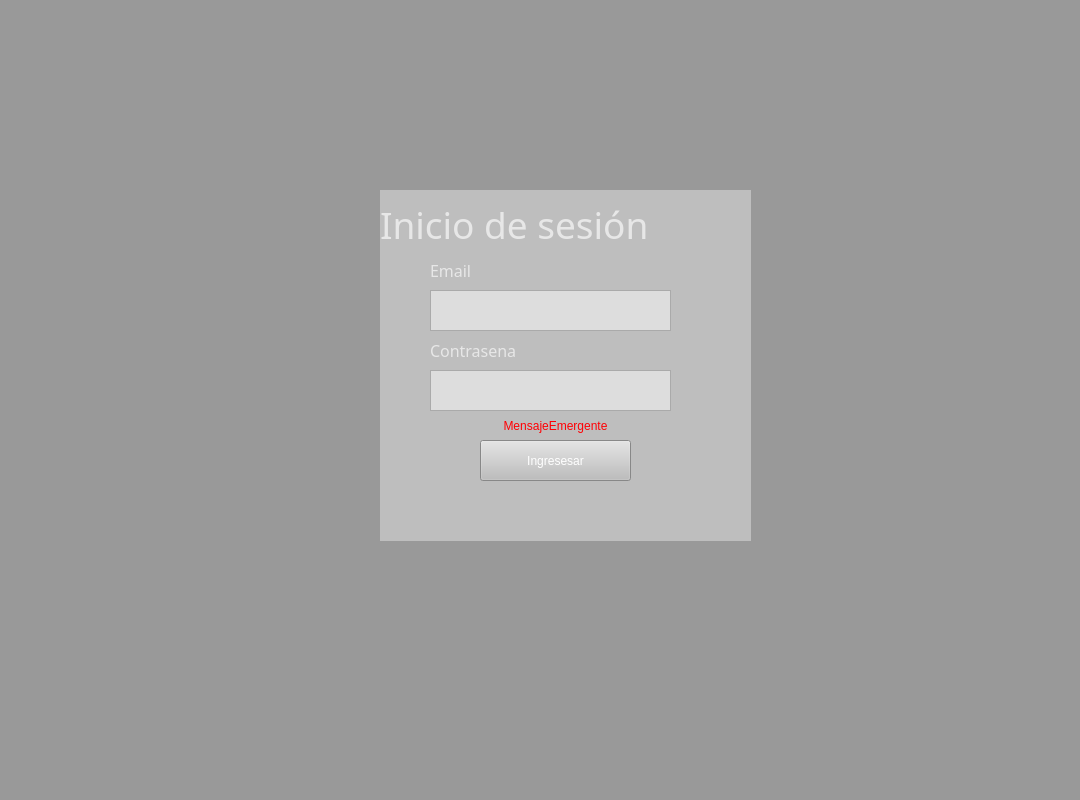
<?xml version="1.0" encoding="UTF-8"?>
<ui version="4.0">
 <class>MainWindow</class>
 <widget class="QMainWindow" name="MainWindow">
  <property name="enabled">
   <bool>true</bool>
  </property>
  <property name="geometry">
   <rect>
    <x>0</x>
    <y>0</y>
    <width>1080</width>
    <height>800</height>
   </rect>
  </property>
  <property name="minimumSize">
   <size>
    <width>1080</width>
    <height>800</height>
   </size>
  </property>
  <property name="maximumSize">
   <size>
    <width>1080</width>
    <height>800</height>
   </size>
  </property>
  <property name="windowTitle">
   <string>MainWindow</string>
  </property>
  <property name="styleSheet">
   <string notr="true">background-color: rgb(153, 153, 153);</string>
  </property>
  <widget class="QWidget" name="centralwidget">
   <widget class="QWidget" name="widget" native="true">
    <property name="geometry">
     <rect>
      <x>380</x>
      <y>250</y>
      <width>371</width>
      <height>291</height>
     </rect>
    </property>
    <property name="styleSheet">
     <string notr="true">background-color: rgb(190, 190, 190);
border-color: qlineargradient(spread:pad, x1:0, y1:0, x2:1, y2:0, stop:0 rgba(0, 0, 0, 255), stop:1 rgba(255, 255, 255, 255));</string>
    </property>
    <widget class="QTextEdit" name="INCorreo">
     <property name="enabled">
      <bool>true</bool>
     </property>
     <property name="geometry">
      <rect>
       <x>50</x>
       <y>40</y>
       <width>241</width>
       <height>41</height>
      </rect>
     </property>
     <property name="styleSheet">
      <string notr="true">background-color: rgb(221, 221, 221);
font: 14pt &quot;MS Shell Dlg 2&quot;;</string>
     </property>
    </widget>
    <widget class="QTextEdit" name="INContrasena">
     <property name="geometry">
      <rect>
       <x>50</x>
       <y>120</y>
       <width>241</width>
       <height>41</height>
      </rect>
     </property>
     <property name="styleSheet">
      <string notr="true">background-color: rgb(221, 221, 221);
font: 14pt &quot;MS Shell Dlg 2&quot;;</string>
     </property>
    </widget>
    <widget class="QPushButton" name="Ingresarboton">
     <property name="geometry">
      <rect>
       <x>100</x>
       <y>190</y>
       <width>151</width>
       <height>41</height>
      </rect>
     </property>
     <property name="styleSheet">
      <string notr="true">color: rgb(255, 255, 255);
font: 75 12pt &quot;MS Shell Dlg 2&quot;;
font: 87 12pt &quot;Segoe UI Black&quot;;</string>
     </property>
     <property name="text">
      <string>Ingresesar</string>
     </property>
    </widget>
    <widget class="QLabel" name="Email">
     <property name="enabled">
      <bool>true</bool>
     </property>
     <property name="geometry">
      <rect>
       <x>50</x>
       <y>10</y>
       <width>231</width>
       <height>21</height>
      </rect>
     </property>
     <property name="font">
      <font>
       <family>Arial Black</family>
       <pointsize>12</pointsize>
       <weight>10</weight>
       <italic>false</italic>
       <bold>false</bold>
      </font>
     </property>
     <property name="styleSheet">
      <string notr="true">color: rgb(231, 231, 231);

font: 87 12pt &quot;Arial Black&quot;;
background-color: rgb(190, 190, 190);

</string>
     </property>
     <property name="text">
      <string>Email</string>
     </property>
     <property name="textFormat">
      <enum>Qt::PlainText</enum>
     </property>
    </widget>
    <widget class="QLabel" name="Contrasena">
     <property name="enabled">
      <bool>true</bool>
     </property>
     <property name="geometry">
      <rect>
       <x>50</x>
       <y>90</y>
       <width>231</width>
       <height>21</height>
      </rect>
     </property>
     <property name="font">
      <font>
       <family>Arial Black</family>
       <pointsize>12</pointsize>
       <weight>10</weight>
       <italic>false</italic>
       <bold>false</bold>
      </font>
     </property>
     <property name="styleSheet">
      <string notr="true">color: rgb(231, 231, 231);

font: 87 12pt &quot;Arial Black&quot;;
background-color: rgb(190, 190, 190);

</string>
     </property>
     <property name="text">
      <string>Contrasena</string>
     </property>
     <property name="textFormat">
      <enum>Qt::PlainText</enum>
     </property>
    </widget>
    <widget class="QLabel" name="MensajeEmergente">
     <property name="geometry">
      <rect>
       <x>50</x>
       <y>165</y>
       <width>251</width>
       <height>21</height>
      </rect>
     </property>
     <property name="styleSheet">
      <string notr="true">font: 10pt &quot;MS Shell Dlg 2&quot;;
color: rgb(255, 0, 4);</string>
     </property>
     <property name="text">
      <string>MensajeEmergente</string>
     </property>
     <property name="alignment">
      <set>Qt::AlignCenter</set>
     </property>
    </widget>
   </widget>
   <widget class="QLabel" name="Titulo">
    <property name="enabled">
     <bool>true</bool>
    </property>
    <property name="geometry">
     <rect>
      <x>380</x>
      <y>190</y>
      <width>371</width>
      <height>68</height>
     </rect>
    </property>
    <property name="font">
     <font>
      <family>Arial Black</family>
      <pointsize>28</pointsize>
      <weight>10</weight>
      <italic>false</italic>
      <bold>false</bold>
     </font>
    </property>
    <property name="toolTip">
     <string>&lt;html&gt;&lt;head/&gt;&lt;body&gt;&lt;p align=&quot;center&quot;&gt;&lt;br/&gt;hhh&lt;/p&gt;&lt;/body&gt;&lt;/html&gt;</string>
    </property>
    <property name="whatsThis">
     <string>&lt;html&gt;&lt;head/&gt;&lt;body&gt;&lt;p align=&quot;center&quot;&gt;&lt;br/&gt;&lt;/p&gt;&lt;/body&gt;&lt;/html&gt;</string>
    </property>
    <property name="styleSheet">
     <string notr="true">color: rgb(231, 231, 231);

font: 87 28pt &quot;Arial Black&quot;;
background-color: rgb(190, 190, 190);

</string>
    </property>
    <property name="text">
     <string>Inicio de sesión</string>
    </property>
    <property name="textFormat">
     <enum>Qt::PlainText</enum>
    </property>
    <property name="indent">
     <number>0</number>
    </property>
   </widget>
  </widget>
  <widget class="QMenuBar" name="menubar">
   <property name="geometry">
    <rect>
     <x>0</x>
     <y>0</y>
     <width>1080</width>
     <height>21</height>
    </rect>
   </property>
  </widget>
  <widget class="QStatusBar" name="statusbar"/>
 </widget>
 <resources/>
 <connections/>
</ui>
